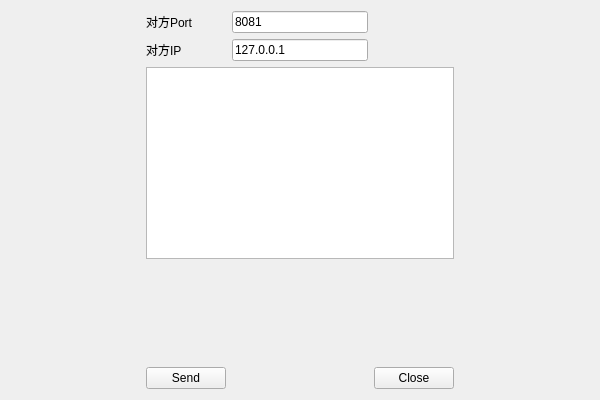
<?xml version="1.0" encoding="UTF-8"?>
<ui version="4.0">
 <class>Widget</class>
 <widget class="QWidget" name="Widget">
  <property name="geometry">
   <rect>
    <x>0</x>
    <y>0</y>
    <width>600</width>
    <height>400</height>
   </rect>
  </property>
  <property name="windowTitle">
   <string>Widget</string>
  </property>
  <layout class="QGridLayout" name="gridLayout">
   <item row="0" column="2">
    <widget class="QLineEdit" name="lineEditPort">
     <property name="text">
      <string>8081</string>
     </property>
    </widget>
   </item>
   <item row="4" column="3">
    <widget class="QPushButton" name="btnClose">
     <property name="text">
      <string>Close</string>
     </property>
    </widget>
   </item>
   <item row="3" column="2">
    <spacer name="verticalSpacer">
     <property name="orientation">
      <enum>Qt::Vertical</enum>
     </property>
     <property name="sizeHint" stdset="0">
      <size>
       <width>20</width>
       <height>40</height>
      </size>
     </property>
    </spacer>
   </item>
   <item row="4" column="0">
    <spacer name="horizontalSpacer_2">
     <property name="orientation">
      <enum>Qt::Horizontal</enum>
     </property>
     <property name="sizeHint" stdset="0">
      <size>
       <width>40</width>
       <height>20</height>
      </size>
     </property>
    </spacer>
   </item>
   <item row="4" column="2">
    <spacer name="horizontalSpacer">
     <property name="orientation">
      <enum>Qt::Horizontal</enum>
     </property>
     <property name="sizeHint" stdset="0">
      <size>
       <width>40</width>
       <height>20</height>
      </size>
     </property>
    </spacer>
   </item>
   <item row="1" column="1">
    <widget class="QLabel" name="label_2">
     <property name="text">
      <string>对方IP</string>
     </property>
    </widget>
   </item>
   <item row="1" column="2">
    <widget class="QLineEdit" name="lineEditIP">
     <property name="text">
      <string>127.0.0.1</string>
     </property>
    </widget>
   </item>
   <item row="4" column="4">
    <spacer name="horizontalSpacer_3">
     <property name="orientation">
      <enum>Qt::Horizontal</enum>
     </property>
     <property name="sizeHint" stdset="0">
      <size>
       <width>40</width>
       <height>20</height>
      </size>
     </property>
    </spacer>
   </item>
   <item row="0" column="1">
    <widget class="QLabel" name="label">
     <property name="text">
      <string>对方Port</string>
     </property>
    </widget>
   </item>
   <item row="4" column="1">
    <widget class="QPushButton" name="btnSend">
     <property name="text">
      <string>Send</string>
     </property>
    </widget>
   </item>
   <item row="2" column="1" colspan="3">
    <widget class="QTextEdit" name="textEdit"/>
   </item>
  </layout>
 </widget>
 <resources/>
 <connections/>
</ui>
